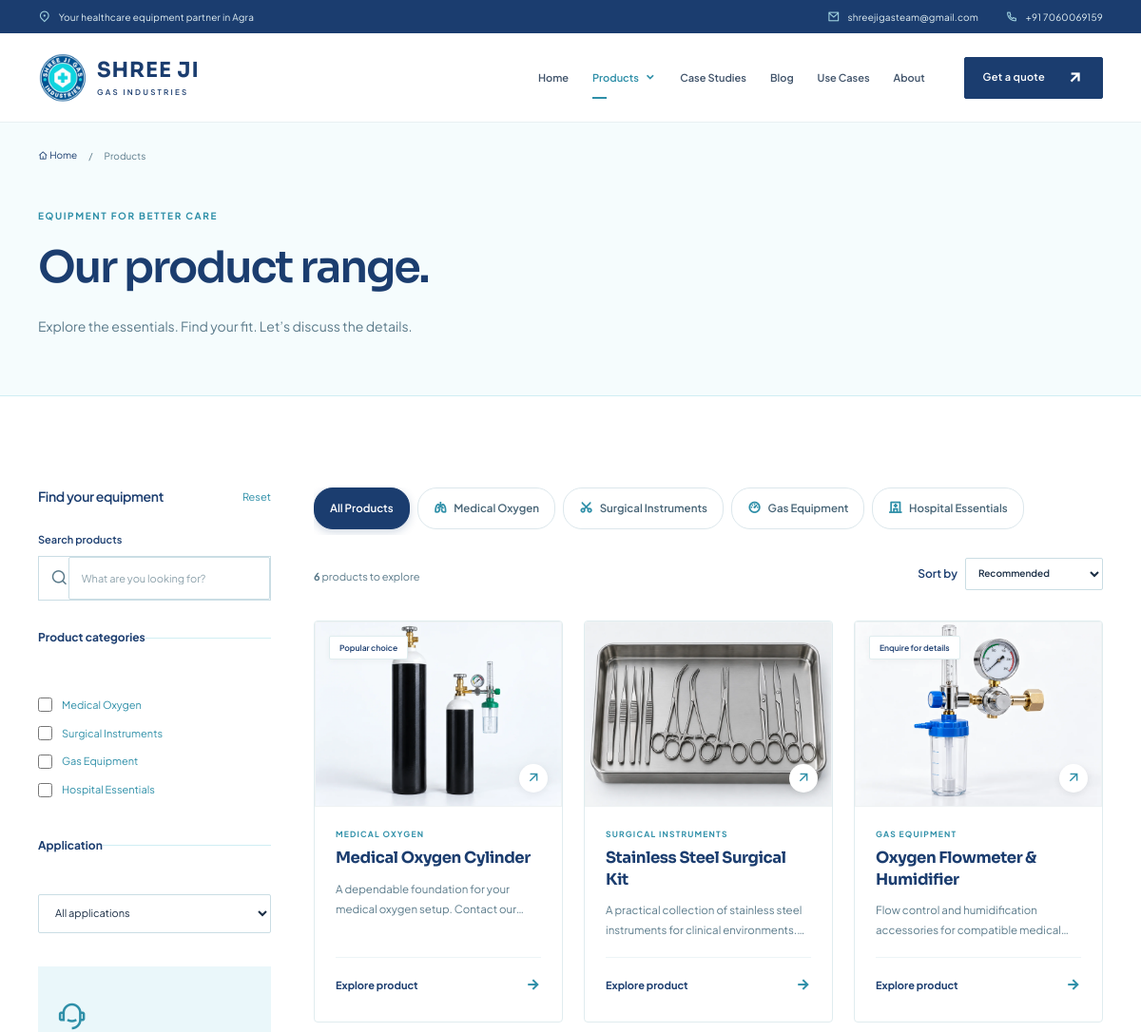
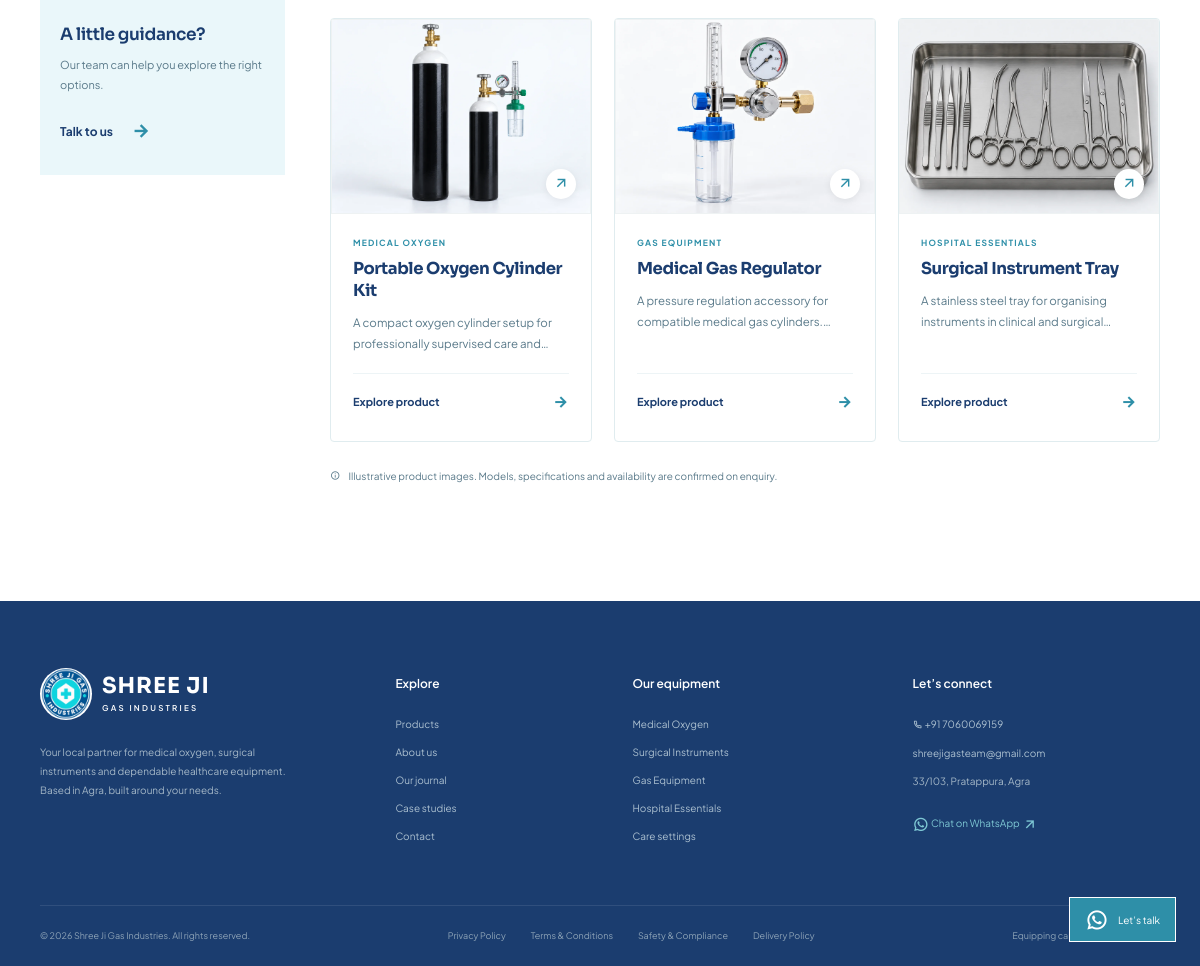
The page /products on the database as committed earlier (2 pictures, top to bottom).
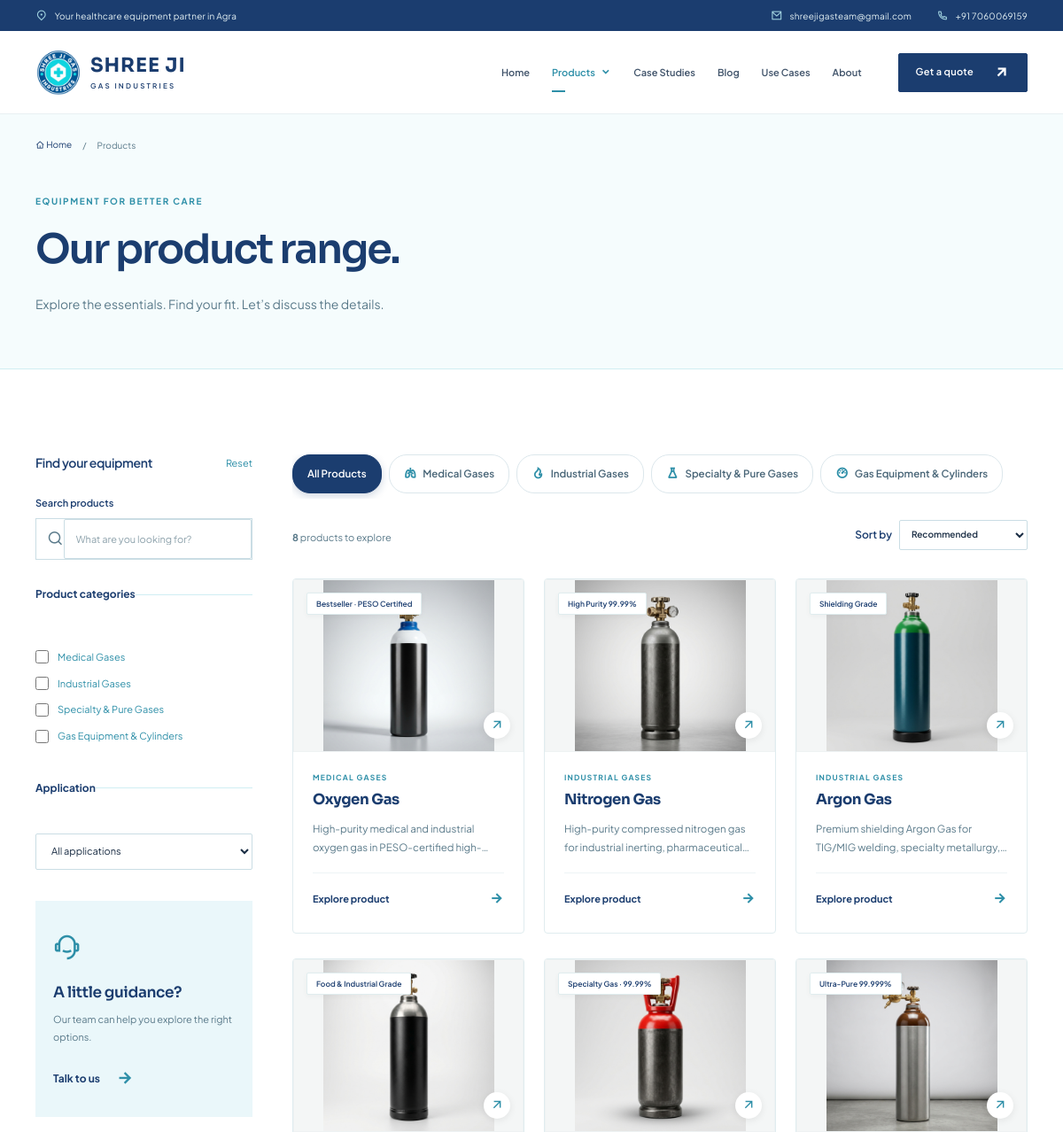
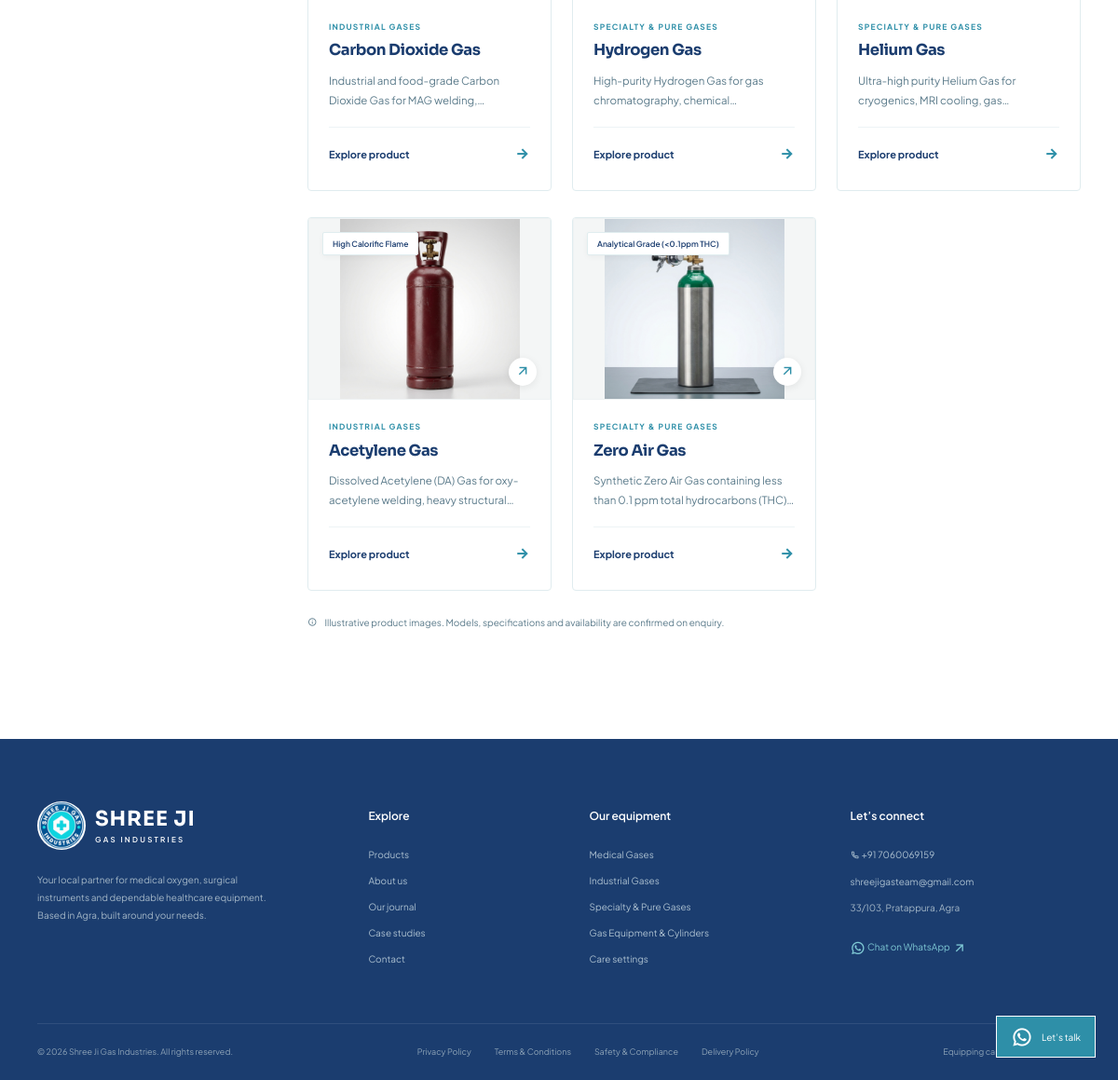
The same page on the database as committed later (2 pictures, top to bottom).
### tables this page shows
CREATE TABLE `categories` (
  `id` int(11) NOT NULL AUTO_INCREMENT,
  `parent_id` int(11) DEFAULT NULL,
  `name` varchar(255) NOT NULL,
  `slug` varchar(255) NOT NULL,
  `icon` varchar(100) DEFAULT 'first-aid-kit-line',
  `description` text DEFAULT NULL,
  `sort_order` int(11) DEFAULT 0,
  PRIMARY KEY (`id`),
  UNIQUE KEY `slug` (`slug`)
);

CREATE TABLE `products` (
  `id` int(11) NOT NULL AUTO_INCREMENT,
  `cat_id` int(11) DEFAULT NULL,
  `name` varchar(255) NOT NULL,
  `slug` varchar(255) NOT NULL,
  `short_desc` text DEFAULT NULL,
  `description` text DEFAULT NULL,
  `specs` longtext DEFAULT NULL CHECK (json_valid(`specs`)),
  `tags` text DEFAULT NULL,
  `thumbnail` text DEFAULT NULL,
  `image_alt` varchar(255) DEFAULT NULL,
  `gallery` longtext DEFAULT NULL CHECK (json_valid(`gallery`)),
  `brochure_pdf` text DEFAULT NULL,
  `applications` text DEFAULT NULL,
  `faqs` text DEFAULT NULL,
  `features` text DEFAULT NULL,
  `is_featured` int(11) DEFAULT 0,
  `badge_label` varchar(100) DEFAULT NULL,
  `badge_type` varchar(40) DEFAULT NULL,
  `mfc_date` varchar(100) DEFAULT NULL,
  `exp_date` varchar(100) DEFAULT NULL,
  `keywords` text DEFAULT NULL,
  `status` varchar(30) DEFAULT 'draft',
  `sort_order` int(11) DEFAULT 0,
  `created_at` datetime DEFAULT current_timestamp(),
  PRIMARY KEY (`id`),
  UNIQUE KEY `slug` (`slug`)
);

### controllers/ProductController.php (called while the page is built, shortened)
<?php
final class ProductController
{
    public function dispatch(string $path): void {
        $parts = explode('/', $path); $categories = allCategories();
        $category = isset($parts[1]) ? (new ContentModel('categories'))->bySlug($parts[1]) : null;
        $all = (new ContentModel('products'))->all(true);
        $products = $category ? array_values(array_filter($all,fn($p)=>$p['cat_id']==$category['id'])) : $all;
        view('product/index',['title'=>$category['name'] ?? 'Our product range','products'=>$products,'categories'=>$categories,'category'=>$category,'pageKey'=>'/'.$path]);
    }
}

### models/Setting.php (called while the page is built, shortened)
<?php
final class Setting
{
    private static ?array $cache = null;
    public static function get(string $key, string $default = ''): string {
        if (self::$cache === null) self::$cache = Database::get()->query('SELECT `key`, `value` FROM settings')->fetchAll(PDO::FETCH_KEY_PAIR);
        return (string)(self::$cache[$key] ?? $default);
    }
}

### config/database.php (called while the page is built, shortened)
<?php
final class Database
{
    private static ?PDO $connection = null;
    public static function get(): PDO
    {
        if (self::$connection) return self::$connection;
        if (DB_DRIVER === 'mysql') {
            $hosts = [DB_HOST];
            if (DB_HOST === 'localhost') {
                $hosts[] = '127.0.0.1';
            } elseif (DB_HOST === '127.0.0.1') {
                $hosts[] = 'localhost';
            }
            foreach ($hosts as $host) {
                $dsn = 'mysql:host=' . $host . ';port=' . DB_PORT . ';dbname=' . DB_NAME . ';charset=utf8mb4';
                try {
                    self::$connection = new PDO($dsn, DB_USER, DB_PASS, self::options());
                    return self::$connection;
                } catch (PDOException $e) {
                    $lastException = $e;
                }
            }
        }
        return self::$connection;
    }
    private static function options(): array
    {
        return [PDO::ATTR_ERRMODE => PDO::ERRMODE_EXCEPTION, PDO::ATTR_DEFAULT_FETCH_MODE => PDO::FETCH_ASSOC, PDO::ATTR_EMULATE_PREPARES => false];
    }
}

### models/ContentModel.php (called while the page is built, shortened)
<?php
class ContentModel
{
    public function all(bool $published = false): array {
        $sql = 'SELECT * FROM ' . $this->table;
        if ($published && in_array($this->table, ['products','blog_posts','case_studies','use_cases','pages'])) $sql .= " WHERE status = 'published'";
        $sql .= in_array($this->table, ['categories','blog_categories','products','testimonials','client_logos']) ? ' ORDER BY sort_order, id DESC' : ' ORDER BY id DESC';
        return Database::get()->query($sql)->fetchAll();
    }
    public function find(int $id): ?array { $stmt = Database::get()->prepare('SELECT * FROM ' . $this->table . ' WHERE id = ?'); $stmt->execute([$id]); return $stmt->fetch() ?: null; }
}

### views/partials/product-card.php (the view)
<?php $cat=(new ContentModel('categories'))->find((int)$product['cat_id']); ?>
<article class="product-card" data-id="<?= (int)($product['id'] ?? 0) ?>" data-name="<?= e(strtolower($product['name'].' '.$product['short_desc'].' '.$product['tags'])) ?>" data-category="<?= (int)$product['cat_id'] ?>" data-tags="<?= e(strtolower($product['tags'])) ?>"><a class="product-card__image" href="<?= url('products/'.$product['slug']) ?>"><img src="<?= photo($product['thumbnail']) ?>" alt="<?= e($product['image_alt']?:$product['name']) ?>" loading="lazy" width="640" height="480"><?php if($product['badge_label']): ?><span class="product-badge"><?= e($product['badge_label']) ?></span><?php endif ?><span class="product-card__image-arrow"><?= icon('arrow-right-up-line') ?></span></a><div class="product-card__content"><span class="eyebrow"><?= e($cat['name']??'Equipment') ?></span><h3><a href="<?= url('products/'.$product['slug']) ?>"><?= e($product['name']) ?></a></h3><p><?= e($product['short_desc']) ?></p><a class="text-link" href="<?= url('products/'.$product['slug']) ?>">Explore product <?= icon('arrow-right-line') ?></a></div></article>

### views/product/index.php (shortened to what the rows shown need)
<?php
$cTitle = $catTitle ?? ($category ? $title : (setting('catalogue_title') ?: $title));
?>
<div class="page-hero">
    <div class="container">
            <a href="<?= url() ?>"><?= icon('home-4-line') ?> Home</a>
        <h1><span data-preview="catalogue_title"><?= e($cTitle) ?></span><span>.</span></h1>
    </div>
</div>
<section class="section">
    <div class="container catalogue-layout" id="productCatalogue">
        <aside class="filter-panel">
            <div class="filter-panel__title">
                <h2>Find your equipment</h2>
            </div>
            <fieldset>
                <?php foreach($categories as $cat): ?>
                    <label class="checkbox-label">
                        <input type="checkbox" class="category-filter" value="<?= (int)$cat['id'] ?>" <?= $category && $category['id'] === $cat['id'] ? 'checked' : '' ?>>
                        <span><?= e($cat['name']) ?></span>
                    </label>
                <?php endforeach ?>
            </fieldset>
        </aside>
        <div class="catalogue-results">
            <div class="catalogue-category-pills" aria-label="Category shortcuts">
                <?php foreach($categories as $cat): ?>
                    <a href="<?= url('categories/'.$cat['slug']) ?>" class="cat-pill <?= ($category && $category['id'] === $cat['id']) ? 'is-active' : '' ?>">
                        <?= icon($cat['icon'] ?? 'apps-2-line') ?>
                        <span><?= e($cat['name']) ?></span>
                    </a>
                <?php endforeach ?>
            </div>
            <div class="product-grid" id="productGrid">
                <?php foreach($products as $product) productCard($product); ?>
            </div>
        </div>
    </div>
</section>

### helpers/functions.php (shortened to what the rows shown need)
<?php
function e(mixed $value): string { return htmlspecialchars((string)($value ?? ''), ENT_QUOTES | ENT_SUBSTITUTE, 'UTF-8'); }
function url(string $path = ''): string { return BASE_PATH . '/' . ltrim($path, '/'); }
function icon(string $name, string $class = ''): string { return '<i class="ri-' . e(preg_replace('/[^a-z0-9-]/', '', $name)) . ' ' . e($class) . '" aria-hidden="true"></i>'; }
function setting(string $key, string $default = ''): string { return Setting::get($key, $default); }
function photo(string $path): string { return preg_match('#^https://#', $path) ? $path : url($path ?: 'assets/images/equipment.webp'); }
function view(string $template, array $data = [], string $layout = 'main'): void {
    extract($data, EXTR_SKIP);
    ob_start(); require ROOT . '/views/' . $template . '.php'; $content = ob_get_clean();
    require ROOT . '/views/layouts/' . $layout . '.php';
}
function allCategories(): array { return (new ContentModel('categories'))->all(); }
function productCard(array $product): void { require ROOT . '/views/partials/product-card.php'; }

### views/partials/footer.php (shortened to what the rows shown need)
<?php $footer=$footerPreview??Section::find('footer'); $f=$footer['fields']??[]; ?>
<footer class="site-footer"><div class="container"><div class="footer-grid"><?= url() ?><?= photo(setting('logo')) ?><?= e($f['body']??setting('description')) ?><?php foreach(['facebook','instagram','linkedin'] as $social): if(setting($social)): ?><?= e(safeLink(setting($social))) ?><?= e(ucfirst($social)) ?><?= icon($social.'-line') ?><?php endif; endforeach ?><?php foreach($f['quick_links']??[] as $link): ?><?= e(safeLink($link['url'])) ?><?= e($link['title']) ?><?php endforeach ?><div><h3>Our equipment</h3><?php foreach(allCategories() as $cat): ?><a href="<?= url('categories/'.$cat['slug']) ?>"><?= e($cat['name']) ?></a><?php endforeach ?><a href="<?= url('use-cases') ?>">Care settings</a></div><?= e(preg_replace('/\s/','',setting('phone'))) ?><?= icon('phone-line') ?> <?= e(setting('phone')) ?><?= e(setting('email')) ?><?= e(setting('email')) ?><?= e(setting('address')) ?><?= e(preg_replace('/\D/','',setting('whatsapp'))) ?><?= icon('whatsapp-line') ?> <?= icon('arrow-right-up-line') ?></div> <?= date('Y') ?> <?= url('privacy') ?><?= url('terms') ?><?= url('compliance') ?><?= url('shipping-policy') ?></div></footer>

Rows that differ between the two databases and show on the page:
removed products: thumbnail (picture), badge_label "Popular choice", categories.name "MEDICAL OXYGEN", name "Medical Oxygen Cylinder", short_desc "A dependable foundation for your medical oxygen setup. Contact…"
removed products: thumbnail (picture), categories.name "SURGICAL INSTRUMENTS", name "Stainless Steel Surgical Kit", short_desc "A practical collection of stainless steel instruments for clinical…"
removed products: thumbnail (picture), badge_label "Enquire for details", categories.name "GAS EQUIPMENT", name "Oxygen Flowmeter & Humidifier", short_desc "Flow control and humidification accessories for compatible…"
removed products: thumbnail (picture), categories.name "MEDICAL OXYGEN", name "Portable Oxygen Cylinder Kit", short_desc "A compact oxygen cylinder setup for professionally supervised care…"
removed products: thumbnail (picture), categories.name "GAS EQUIPMENT", name "Medical Gas Regulator", short_desc "A pressure regulation accessory for compatible medical gas…"
removed products: thumbnail (picture), categories.name "HOSPITAL ESSENTIALS", name "Surgical Instrument Tray", short_desc "A stainless steel tray for organising instruments in clinical and…"
changed categories: name "Medical Oxygen" → "Medical Gases"
changed categories: name "Surgical Instruments" → "Industrial Gases"; icon "scissors-2-line" → "fire-line" (drawn)
changed categories: name "Gas Equipment" → "Specialty & Pure Gases"; icon "dashboard-3-line" → "flask-line" (drawn)
changed categories: name "Hospital Essentials" → "Gas Equipment & Cylinders"; icon "hospital-line" → "dashboard-3-line" (drawn)
added products: thumbnail (picture), badge_label "Bestseller · PESO Certified", categories.name "MEDICAL GASES", name "Oxygen Gas", short_desc "High-purity medical and industrial oxygen gas in…"
added products: thumbnail (picture), badge_label "High Purity 99.99%", categories.name "INDUSTRIAL GASES", name "Nitrogen Gas", short_desc "High-purity compressed nitrogen gas for industrial inerting,…"
added products: thumbnail (picture), badge_label "Shielding Grade", categories.name "INDUSTRIAL GASES", name "Argon Gas", short_desc "Premium shielding Argon Gas for TIG/MIG welding, specialty…"
added products: thumbnail (picture), badge_label "Food & Industrial Grade", categories.name "INDUSTRIAL GASES", name "Carbon Dioxide Gas", short_desc "Industrial and food-grade Carbon Dioxide Gas for MAG…"
added products: thumbnail (picture), badge_label "Specialty Gas · 99.99%", categories.name "SPECIALTY & PURE GASES", name "Hydrogen Gas", short_desc "High-purity Hydrogen Gas for gas chromatography,…"
added products: thumbnail (picture), badge_label "Ultra-Pure 99.999%", categories.name "SPECIALTY & PURE GASES", name "Helium Gas", short_desc "Ultra-high purity Helium Gas for cryogenics, MRI cooling,…"
added products: thumbnail (picture), badge_label "High Calorific Flame", categories.name "INDUSTRIAL GASES", name "Acetylene Gas", short_desc "Dissolved Acetylene (DA) Gas for oxy-acetylene welding, heavy…"
added products: thumbnail (picture), badge_label "Analytical Grade (<0.1ppm THC)", categories.name "SPECIALTY & PURE GASES", name "Zero Air Gas", short_desc "Synthetic Zero Air Gas containing less than 0.1 ppm total hydrocarbons…"
Other text that changed with them:
count($products): "6" → "8"
